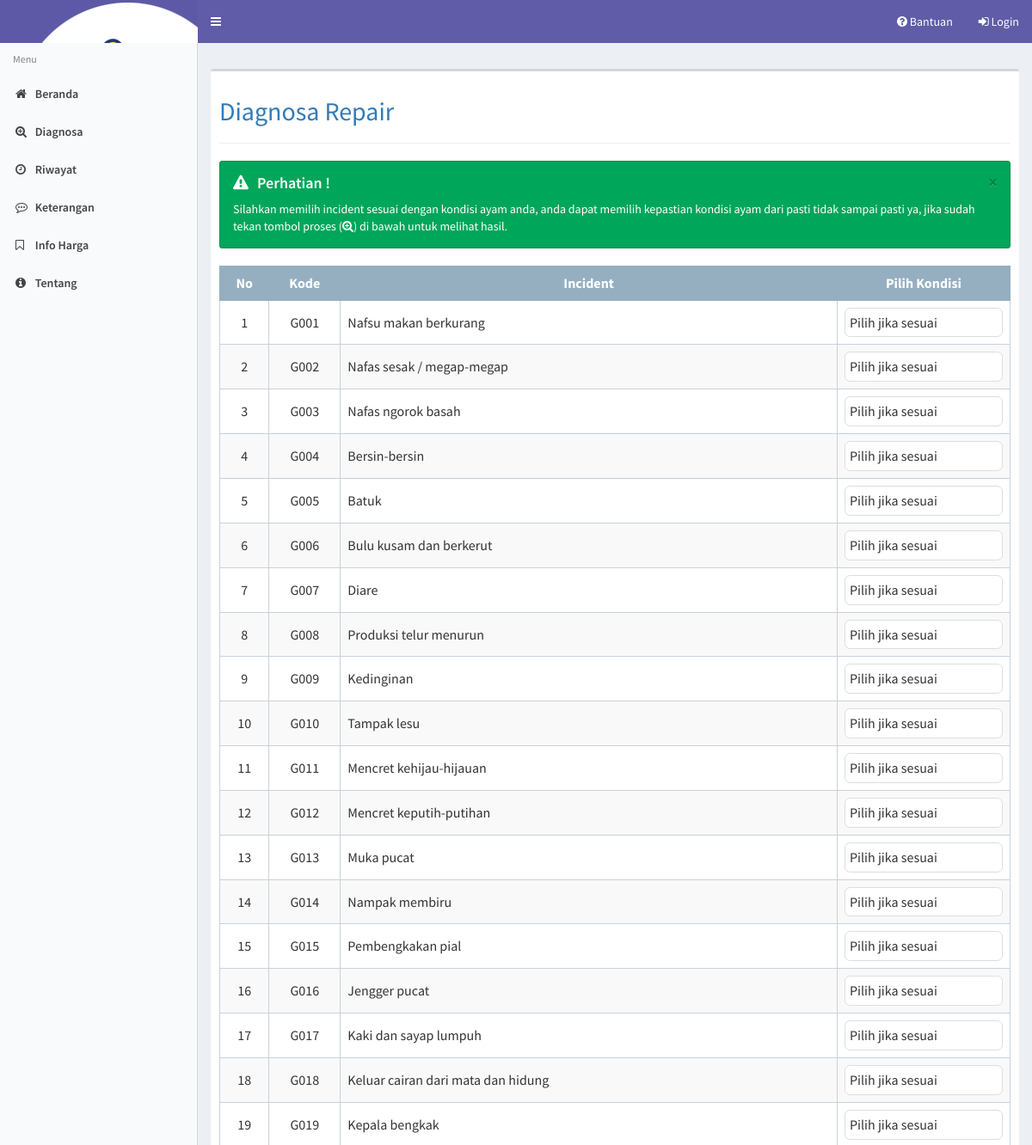
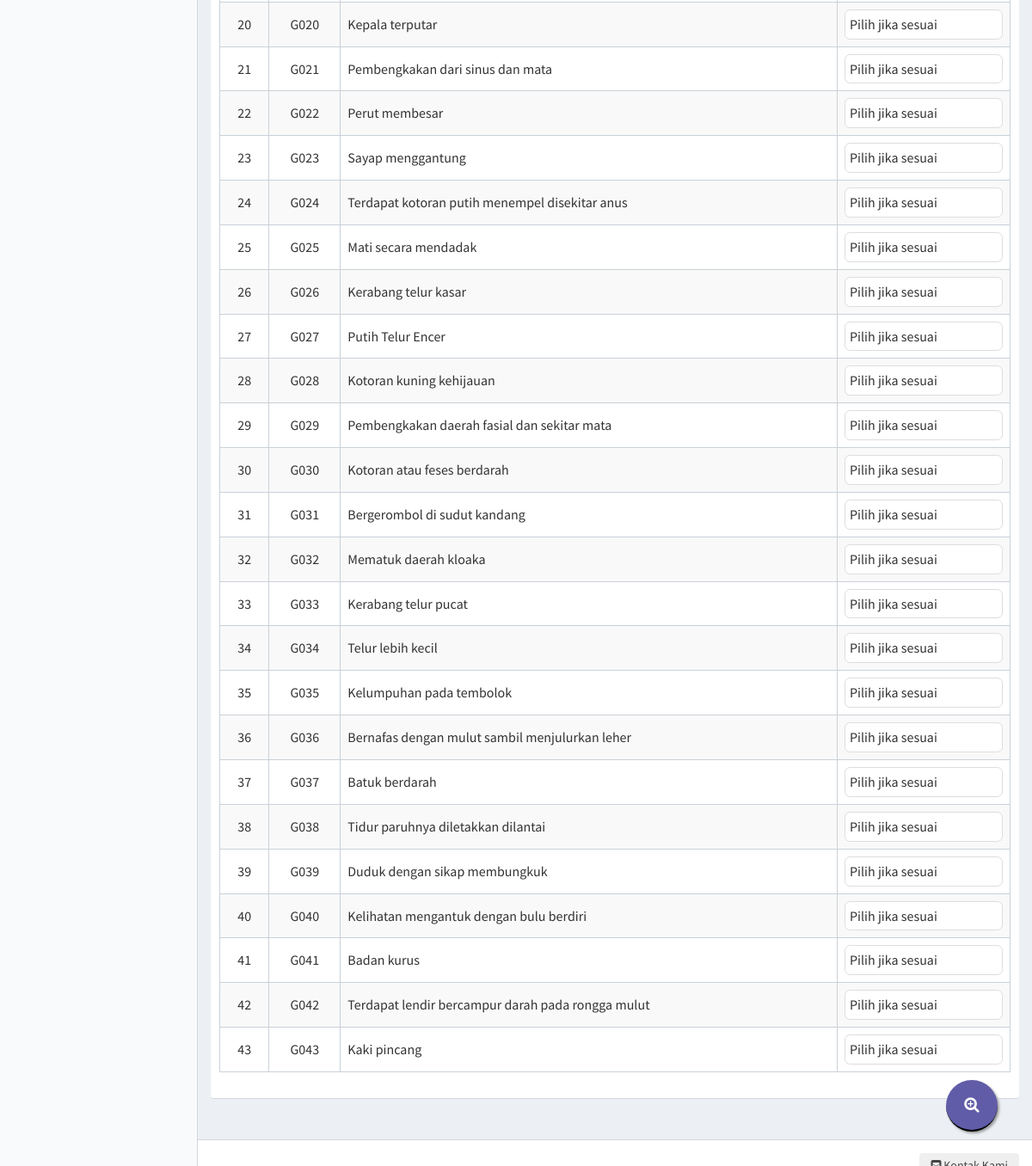
Page /diagnosa on the committed database (2 pictures, top to bottom).
### tables this page shows
CREATE TABLE `incident` (
  `kode_incident` int(11) NOT NULL,
  `nama_incident` varchar(50) NOT NULL
);

### modul/diagnosa/diagnosa.php (the view, shortened to what this page needs)
<?php
switch ($_GET['act'] ?? '') {
  default:
    if ($_POST['submit'] ?? false) {
      $arcolor = array('#ffffff', '#cc66ff', '#019AFF', '#00CBFD', '#00FEFE', '#A4F804', '#FFFC00', '#FDCD01', '#FD9A01', '#FB6700');
      date_default_timezone_set("Asia/Jakarta");
      $inptanggal = date('Y-m-d H:i:s');
      $arbobot = array('0', '1', '0.8', '0.6', '0.4', '-0.2', '-0.4', '-0.6', '-0.8', '-1');
      $arincident = array();
      for ($i = 0; $i < count($_POST['kondisi']); $i++) {
        $arkondisi = explode("_", $_POST['kondisi'][$i]);
        if (strlen($_POST['kondisi'][$i]) > 1) {
          $arincident += array($arkondisi[0] => $arkondisi[1]);
        }
      }
      $sqlkondisi = mysqli_query($conn, "SELECT * FROM kondisi order by id+0");
      while ($rkondisi = mysqli_fetch_array($sqlkondisi)) {
        $arkondisitext[$rkondisi['id']] = $rkondisi['kondisi'];
      }
      $sqlpkt = mysqli_query($conn, "SELECT * FROM repair order by kode_repair+0");
      while ($rpkt = mysqli_fetch_array($sqlpkt)) {
        $arpkt[$rpkt['kode_repair']] = $rpkt['nama_repair'];
        $ardpkt[$rpkt['kode_repair']] = $rpkt['det_repair'];
        $arspkt[$rpkt['kode_repair']] = $rpkt['srn_repair'];
        $argpkt[$rpkt['kode_repair']] = $rpkt['gambar'];
      }
      $sqlrepair = mysqli_query($conn, "SELECT * FROM repair order by kode_repair");
      $arrepair = array();
      while ($rrepair = mysqli_fetch_array($sqlrepair)) {
        $cftotal_temp = 0;
        $cf = 0;
        $sqlincident = mysqli_query($conn, "SELECT * FROM basis_pengetahuan where kode_repair=$rrepair[kode_repair]");
        $cflama = 0;
        while ($rincident = mysqli_fetch_array($sqlincident)) {
          $arkondisi = explode("_", $_POST['kondisi'][0]);
          $incident = $arkondisi[0];
          for ($i = 0; $i < count($_POST['kondisi']); $i++) {
            $arkondisi = explode("_", $_POST['kondisi'][$i]);
            $incident = $arkondisi[0];
            if ($rincident['kode_incident'] == $incident) {
              $cf = ($rincident['mb'] - $rincident['md']) * $arbobot[$arkondisi[1]];
              if (($cf >= 0) && ($cf * $cflama >= 0)) {
                $cflama = $cflama + ($cf * (1 - $cflama));
              }
              if ($cf * $cflama < 0) {
                $cflama = ($cflama + $cf) / (1 - min(abs($cflama), abs($cf)));
              }
              if (($cf < 0) && ($cf * $cflama >= 0)) {
                $cflama = $cflama + ($cf * (1 + $cflama));
              }
            }
          }
        }
        if ($cflama > 0) {
          $arrepair += array($rrepair['kode_repair'] => number_format($cflama, 4));
        }
      }
      arsort($arrepair);
      $inpincident = serialize($arincident);
      $inprepair = serialize($arrepair);
      $np1 = 0;
      foreach ($arrepair as $key1 => $value1) {
        $np1++;
        $idpkt1[$np1] = $key1;
        $vlpkt1[$np1] = $value1;
      }
      mysqli_query($conn, "INSERT INTO hasil(
                  tanggal,
                  incident,
                  repair,
                  hasil_id,
                  hasil_nilai
				  )
	        VALUES(
                '$inptanggal',
                '$inpincident',
                '$inprepair',
                '$idpkt1[1]',
                '$vlpkt1[1]'
				)");
      echo "<div class='content'>
	<h2 class='text text-primary'>Hasil Diagnosis &nbsp;&nbsp;<button id='print' onClick='window.print();' data-toggle='tooltip' data-placement='right' title='Klik tombol ini untuk mencetak hasil diagnosa'><i class='fa fa-print'></i> Cetak</button> </h2>
	          <hr><table class='table table-bordered table-striped diagnosa'>
          <th width=8%>No</th>
          <th width=10%>Kode</th>
          <th>Incident yang dialami (keluhan)</th>
          <th width=20%>Pilihan</th>
          </tr>";
      $ig = 0;
      foreach ($arincident as $key => $value) {
        $kondisi = $value;
        $ig++;
        $incident = $key;
        $sql4 = mysqli_query($conn, "SELECT * FROM incident where kode_incident = '$key'");
        $r4 = mysqli_fetch_array($sql4);
        echo '<tr><td>' . $ig . '</td>';
        echo '<td>G' . str_pad($r4['kode_incident'], 3, '0', STR_PAD_LEFT) . '</td>';
        echo '<td><span class="hasil text text-primary">' . $r4['nama_incident'] . "</span></td>";
        echo '<td><span class="kondisipilih" style="color:' . $arcolor[$kondisi] . '">' . $arkondisitext[$kondisi] . "</span></td></tr>";
      }
      $np = 0;
      foreach ($arrepair as $key => $value) {
        $np++;
        $idpkt[$np] = $key;
        $nmpkt[$np] = $arpkt[$key];
        $vlpkt[$np] = $value;
      }
      if ($argpkt[$idpkt[1]]) {
        $gambar = 'gambar/repair/' . $argpkt[$idpkt[1]];
      } else {
        $gambar = 'gambar/noimage.png';
      }
      echo "</table><div class='well well-small'><img class='card-img-top img-bordered-sm' style='float:right; margin-left:15px;' src='" . $gambar . "' height=200><h3>Hasil Diagnosa</h3>";
      echo "<div class='callout callout-default'>Jenis repair yang diderita adalah <b><h3 class='text text-success'>" . $nmpkt[1] . "</b> / " . round($vlpkt[1], 2) . " % (" . $vlpkt[1] . ")<br></h3>";
      echo "</div></div><div class='box box-info box-solid'><div class='box-header with-border'><h3 class='box-title'>Detail</h3></div><div class='box-body'><h4>";
      echo $ardpkt[$idpkt[1]];
      echo "</h4></div></div>
          <div class='box box-warning box-solid'><div class='box-header with-border'><h3 class='box-title'>Saran</h3></div><div class='box-body'><h4>";
      echo $arspkt[$idpkt[1]];
      echo "</h4></div></div>
          <div class='box box-danger box-solid'><div class='box-header with-border'><h3 class='box-title'>Kemungkinan lain:</h3></div><div class='box-body'><h4>";
      for ($ipl = 2; $ipl < count($idpkt); $ipl++) {
        echo " <h4><i class='fa fa-caret-square-o-right'></i> " . $nmpkt[$ipl] . "</b> / " . round($vlpkt[$ipl], 2) . " % (" . $vlpkt[$ipl] . ")<br></h4>";
      }
      echo "</div></div>
		  </div>";
    } else {
      echo "
	 <h2 class='text text-primary'>Diagnosa Repair</h2>  <hr>
	 <div class='alert alert-success alert-dismissible'>
                <button type='button' class='close' data-dismiss='alert' aria-hidden='true'>×</button>
                <h4><i class='icon fa fa-exclamation-triangle'></i>Perhatian !</h4>
                Silahkan memilih incident sesuai dengan kondisi ayam anda, anda dapat memilih kepastian kondisi ayam dari pasti tidak sampai pasti ya, jika sudah tekan tombol proses (<i class='fa fa-search-plus'></i>)  di bawah untuk melihat hasil.
              </div>
		<form name=text_form method=POST action='diagnosa' >
           <table class='table table-bordered table-striped konsultasi'><tbody class='pilihkondisi'>
           <tr><th>No</th><th>Kode</th><th>Incident</th><th width='20%'>Pilih Kondisi</th></tr>";
      $sql3 = mysqli_query($conn, "SELECT * FROM incident order by kode_incident");
      $i = 0;
      while ($r3 = mysqli_fetch_array($sql3)) {
        $i++;
        echo "<tr><td class=opsi>$i</td>";
        echo "<td class=opsi>G" . str_pad($r3['kode_incident'], 3, '0', STR_PAD_LEFT) . "</td>";
        echo "<td class=incident>$r3[nama_incident]</td>";
        echo '<td class="opsi"><select name="kondisi[]" id="sl' . $i . '" class="opsikondisi"/><option data-id="0" value="0">Pilih jika sesuai</option>';
          ?>
          <?php
        echo '</select></td>';
        ?>
        <?php
        echo "</tr>";
      }
      echo "
		  <input class='float' type=submit data-toggle='tooltip' data-placement='top' title='Klik disini untuk melihat hasil diagnosa' name=submit value='&#xf00e;' style='font-family:Arial, FontAwesome'>
          </tbody></table></form>";
    }
    break;
}
?>

### css/main.css (style rules this page uses)
.float { background: #605ca8; color: white; border-top: 0; border-left: 0; border-right: 0; text-decoration: none; font-family: sans-serif; font-size: 14pt; position:fixed; width:60px; height:60px; bottom:40px; right:40px; background-color:#605ca8; color:#FFF; border-radius:50px; text-align:center; box-shadow: 2px 2px 3px #999; margin-top:32px; }

### css/style.css (style rules this page uses)
select { -webkit-appearance: none; -moz-appearance: none; -webkit-appearance: none; -moz-appearance: none; appearance: none; padding: 5px; border-radius: 0.4em; border: 1px solid #ddd; }
select option { margin: 40px; background: #31708f; color: #000; border: 1px solid #ddd; }
select option[data-id="0"] { color: #ffffff; }
tbody.pilihkondisi td.opsi { text-align:center; vertical-align:middle; }
tbody.pilihkondisi td, tbody.pilihkondisi td.incident, tbody.pilihkondisi th { vertical-align:middle; }
tbody.pilihkondisi th { text-align:center; vertical-align:middle; background: #ecf0f1; }
table.konsultasi th { background-color: #95afc0; color: #fff; }
table.konsultasi { border: 1px solid #95afc0; }
table.table-bordered.konsultasi th { border: 1px solid #95afc0; }
table.table-bordered.konsultasi td { border: 1px solid #c9d1d9; }

### rows in the picture
incident: kode_incident "001", nama_incident "Nafsu makan berkurang"
incident: kode_incident "002", nama_incident "Nafas sesak / megap-megap"
incident: kode_incident "003", nama_incident "Nafas ngorok basah"
incident: kode_incident "004", nama_incident "Bersin-bersin"
incident: kode_incident "005", nama_incident "Batuk"
incident: kode_incident "006", nama_incident "Bulu kusam dan berkerut"
incident: kode_incident "007", nama_incident "Diare"
incident: kode_incident "008", nama_incident "Produksi telur menurun"
incident: kode_incident "009", nama_incident "Kedinginan"
incident: kode_incident "010", nama_incident "Tampak lesu"
incident: kode_incident "011", nama_incident "Mencret kehijau-hijauan"
incident: kode_incident "012", nama_incident "Mencret keputih-putihan"
incident: kode_incident "013", nama_incident "Muka pucat"
incident: kode_incident "014", nama_incident "Nampak membiru"
incident: kode_incident "015", nama_incident "Pembengkakan pial"
incident: kode_incident "016", nama_incident "Jengger pucat"
incident: kode_incident "017", nama_incident "Kaki dan sayap lumpuh"
incident: kode_incident "018", nama_incident "Keluar cairan dari mata dan hidung"
incident: kode_incident "019", nama_incident "Kepala bengkak"
incident: kode_incident "020", nama_incident "Kepala terputar"
incident: kode_incident "021", nama_incident "Pembengkakan dari sinus dan mata"
incident: kode_incident "022", nama_incident "Perut membesar"
incident: kode_incident "023", nama_incident "Sayap menggantung"
incident: kode_incident "024", nama_incident "Terdapat kotoran putih menempel disekitar anus"
incident: kode_incident "025", nama_incident "Mati secara mendadak"
incident: kode_incident "026", nama_incident "Kerabang telur kasar"
incident: kode_incident "027", nama_incident "Putih Telur Encer"
incident: kode_incident "028", nama_incident "Kotoran kuning kehijauan"
incident: kode_incident "029", nama_incident "Pembengkakan daerah fasial dan sekitar mata"
incident: kode_incident "030", nama_incident "Kotoran atau feses berdarah"
incident: kode_incident "031", nama_incident "Bergerombol di sudut kandang"
incident: kode_incident "032", nama_incident "Mematuk daerah kloaka"
incident: kode_incident "033", nama_incident "Kerabang telur pucat"
incident: kode_incident "034", nama_incident "Telur lebih kecil"
incident: kode_incident "035", nama_incident "Kelumpuhan pada tembolok"
incident: kode_incident "036", nama_incident "Bernafas dengan mulut sambil menjulurkan leher"
incident: kode_incident "037", nama_incident "Batuk berdarah"
incident: kode_incident "038", nama_incident "Tidur paruhnya diletakkan dilantai"
incident: kode_incident "039", nama_incident "Duduk dengan sikap membungkuk"
incident: kode_incident "040", nama_incident "Kelihatan mengantuk dengan bulu berdiri"
incident: kode_incident "041", nama_incident "Badan kurus"
incident: kode_incident "042", nama_incident "Terdapat lendir bercampur darah pada rongga mulut"
incident: kode_incident "043", nama_incident "Kaki pincang"
